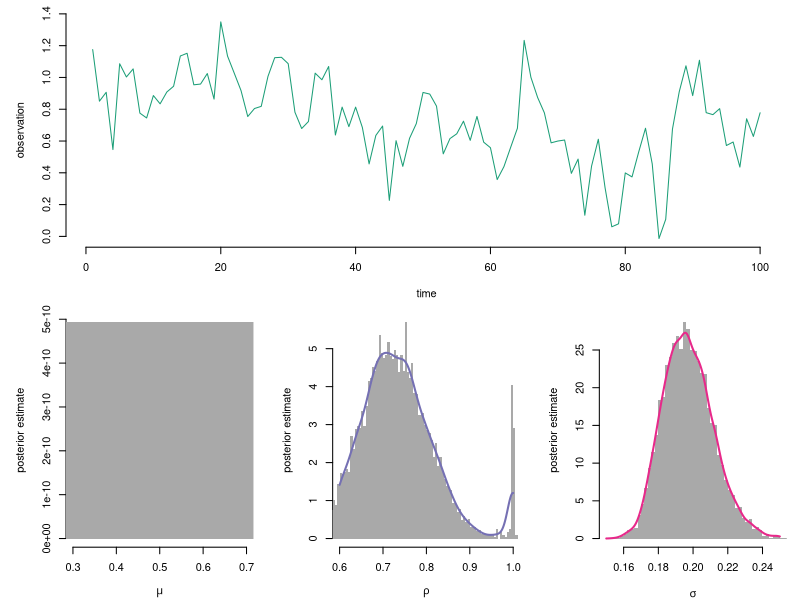

Generate this figure with R:
# Setup plot colors
library("RColorBrewer")
plotColors = brewer.pal(6, "Dark2");

nMCMC         <- 10000
nBurnIn       <- 2500
nObservations <- 100

##############################################################################
# Generate data
##############################################################################

y    <- matrix(0, nrow=nObservations, ncol=1)
y[1] <- rnorm(1);
par  <- c( 0.5, 0.8, 0.2)
  
for (tt in 2:nObservations) {
  y[tt] <- par[1] + par[2] * ( y[tt-1] - par[1] ) + par[3] * rnorm(1)
}

##############################################################################
# Gibbs sampler
##############################################################################

mu    <- matrix(0, nrow=nMCMC, ncol=1)
rho   <- matrix(0, nrow=nMCMC, ncol=1)
sigma <- matrix(1, nrow=nMCMC, ncol=1)

for ( ii in 2:nMCMC ) {
  # rho | mu, sigma (normal)
  rhobar  <- sum( ( y[-1] - mu[ii-1] ) * ( y[-nObservations] - mu[ii-1] ) ) / sum( ( y[-1] - mu[ii-1] )^2 )
  rho[ii] <- rnorm(1, rhobar, sqrt( sigma[ii-1] / sum( ( y[-1] - mu[ii-1] )^2 ) ) )
  
  # mu | rho, sigma (normal)
  mubar  <- mean( y[-1] - rho[ii] * y[-nObservations] ) / (1 - rho[ii] )
  mu[ii] <- rnorm(1, mubar, 
                  sqrt( sigma[ii-1] / (nObservations * (1 - rho[ii] )^2 ) ) )
  
  # sigma | mu, rho (inverse Gamma)
  sigmahat  <- sd( y[-1] - mu[ii] - rho[ii-1] * y[-nObservations] )
  sigma[ii] <- 1 / rgamma(1, 0.5*nObservations+1, 0.5*sum(((y[-1]-mu[ii])-rho[ii]*(y[-nObservations]-mu[ii]))^2))
}

##############################################################################
# Plot the results
##############################################################################

layout(matrix(c(1,1,1,2,3,4), 2, 3, byrow = TRUE))  
par(mar=c(4,5,1,1)) 

plot(y, type="l", bty="n", col=plotColors[1], xlab="time", ylab="observation")

hist(mu[nBurnIn:nMCMC],          breaks=floor(sqrt(nMCMC-nBurnIn)), main=NA, 
     xlim=c(0.3,0.7), freq=FALSE, col="darkgrey", border=NA, 
     xlab=expression(mu), ylab="posterior estimate")
lines(density(mu[nBurnIn:nMCMC],from=0.3,to=0.7),lwd=2, col=plotColors[2])

hist(rho[nBurnIn:nMCMC],         breaks=floor(sqrt(nMCMC-nBurnIn)), main=NA, 
     xlim=c(0.6,1), freq=FALSE, col="darkgrey", border=NA, 
     xlab=expression(rho), ylab="posterior estimate")
lines(density(rho[nBurnIn:nMCMC],from=0.6,to=1.0),lwd=2, col=plotColors[3])

hist(sqrt(sigma[nBurnIn:nMCMC]), breaks=floor(sqrt(nMCMC-nBurnIn)), main=NA, 
     xlim=c(0.15,0.25), freq=FALSE, col="darkgrey", border=NA, 
     xlab=expression(sigma), ylab="posterior estimate")
lines(density(sqrt(sigma[nBurnIn:nMCMC]),from=0.15,to=0.25),lwd=2, col=plotColors[4])
